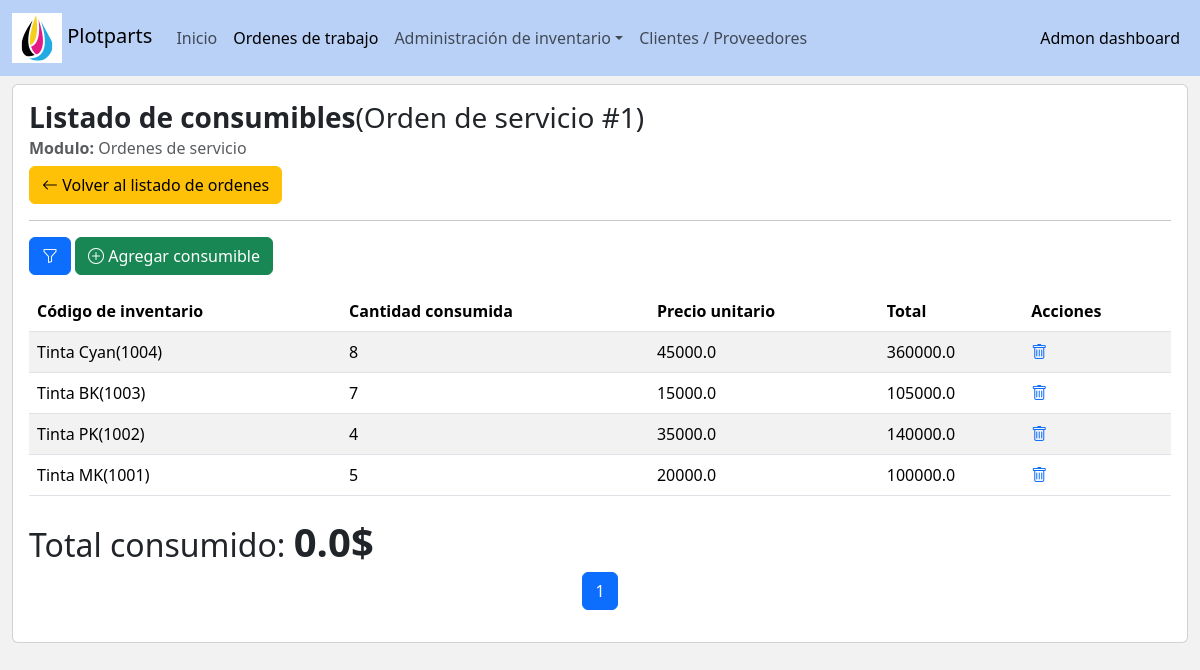
Page /service_orders/consumptionPanel/1 on the earlier database version.
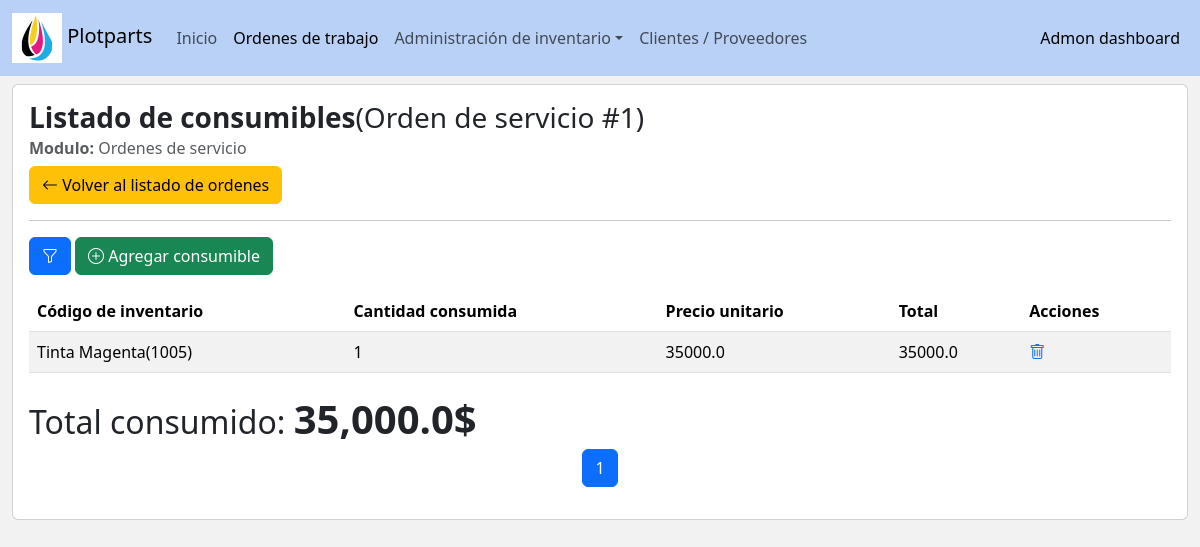
Same page on the later database version.
### service_order/models.py (models this page shows, shortened)
class ServiceOrder(models.Model):
    customer = models.ForeignKey(verbose_name='Cliente',to=Asset, on_delete=models.PROTECT)
    serial = models.CharField(verbose_name='Numero de serie', max_length=50)
    model = models.CharField(verbose_name='Modelo', max_length=50)
    flowStatus = models.IntegerField(verbose_name='Estado de la orden',choices=ServiceOrder_Flowtatus.choices, default=ServiceOrder_Flowtatus.pendingDiagnose)
    registry_comments = models.TextField(verbose_name='Observaciones iniciales', blank=False)
    diagnose_date = models.DateTimeField(verbose_name='Fecha de diagnóstico', blank=False, null=True)
    diagnose_comments = models.TextField(verbose_name='Observaciones de diagnostico', blank=False, null=True)
    repair_date = models.DateTimeField(verbose_name='Fecha de reparación', blank=False, null=True)
    repair_comments = models.TextField(verbose_name='Observaciones de reparación', blank=False, null=True)
    cancel_date = models.DateTimeField(verbose_name='Fecha de cancelación', blank=False, null=True)
    cancel_comments = models.TextField(verbose_name='Motivo de cancelación', blank=False, null=True)
    consumables_total = models.FloatField(verbose_name='Total de consumibles', default=0)
    status = models.IntegerField(verbose_name='Estado',choices=ServiceOrder_status.choices, default=ServiceOrder_status.enable)
    services_total = models.FloatField(verbose_name='Total del servicio', default=0)
    services_description = models.TextField(verbose_name='Observaciones del servicio', blank=False, null=True)
    createtime = models.DateTimeField(verbose_name='Fecha de creación', auto_now_add=True)
    updatetime = models.DateTimeField(verbose_name='Fecha de ultima actualización', auto_now=True)
    class Meta():
        verbose_name = "Order"
        verbose_name_plural = "Orders"
        ordering = ['id']

class ServiceOrderConsumption(models.Model):
    service_order = models.ForeignKey(verbose_name='Orden de servicio', to=ServiceOrder, on_delete=models.CASCADE, limit_choices_to={'flowStatus':3,'status':1})
    inventory_code = models.ForeignKey(verbose_name='Codigo de inventario', to=Inventory, on_delete=models.PROTECT, limit_choices_to={'status':1})
    quantity = models.IntegerField(verbose_name='Cantidad')
    unit_price = models.FloatField(verbose_name='Precio unitario',null=True,blank=True)
    total = models.FloatField(verbose_name='Total',null=True,blank=True)
    createtime = models.DateTimeField(verbose_name='Fecha de creación', auto_now_add=True)
    status = models.IntegerField(verbose_name='Estado',choices=ServiceOrder_status.choices, default=ServiceOrder_status.enable)
    class Meta():
        verbose_name = "Consumption"
        verbose_name_plural = "Consumptions"
        ordering = ['id']

### inventory/models.py (models this page shows)
class Inventory(models.Model):
    code = models.ForeignKey(verbose_name='Código', to=InventoryCodes, on_delete=models.PROTECT)
    available_quantity = models.IntegerField(verbose_name='Cantidad disponible', default=0, blank=True)
    extra_info = models.TextField(verbose_name='Información adicional')
    status = models.IntegerField(verbose_name='Estado',choices=Status.choices, default=Status.enable)
    createtime = models.DateTimeField(verbose_name='Fecha/hora de creación', auto_now_add=True)
    updatetime = models.DateTimeField(verbose_name='Fecha/hora de modificación', auto_now=True)
    class Meta:
        verbose_name = "Current stock"
        verbose_name_plural = "Current stocks"
        ordering = ['code']
    def __str__(self):
        return f'{str(self.code)}'

class InventoryCodes(models.Model):
    class IntentoryType(models.IntegerChoices):
        spare_part = (1,'Repuesto')
        ink = (2,'Tinta')
        other = (3,'Otro')
        __empty__ = ('-- Tipo --')
    code = models.CharField(verbose_name='Código', max_length=50, unique=True)
    name = models.CharField(verbose_name='Nombre', max_length=100)
    type = models.IntegerField(verbose_name='Tipo', choices=IntentoryType)
    supplier = models.ForeignKey(to=Asset, verbose_name='Proovedor', on_delete = models.PROTECT)
    inbound_price = models.FloatField(verbose_name='Precio venta', default=0)
    outbound_price = models.FloatField(verbose_name='Precio compra', default=0)
    extra_info = models.TextField(verbose_name='Información adicional')
    status = models.IntegerField(verbose_name='Estado',choices=Status.choices, default=Status.enable)
    createtime = models.DateTimeField(verbose_name='Fecha/hora de creación', auto_now_add=True)
    updatetime = models.DateTimeField(verbose_name='Fecha/hora de modificación', auto_now=True)
    class Meta:
        verbose_name = "Code"
        verbose_name_plural = "Codes"
        ordering = ['code']
    def __str__(self):
        return f'{self.name}({self.code})'

### service_order/views.py (the view, shortened to what this page needs)
class ServiceOrderConsumption_ListView(ListView):
    model = ServiceOrderConsumption
    template_name = 'service_order/serviceOrderConsumption_grid.html'
    context_object_name = 'serviceOrders_consumptions'
    paginate_by = 10
    extra_context = {
        'ServiceOrderConsumptionFilterForm':ServiceOrderConsumptionFilterForm
    }
    def get_queryset(self):
        queryset = ServiceOrderConsumption.objects.filter(status=1,service_order=self.kwargs.get('serviceOrder_id')).order_by('-createtime')
        return queryset
    def get_context_data(self, **kwargs):
        context = super().get_context_data(**kwargs)
        context['ServiceOrderConsumptionFilterForm'] = ServiceOrderConsumptionFilterForm(self.request.GET)
        context['ServiceOrder'] = get_object_or_404(ServiceOrder.objects.filter(flowStatus=3,status=1),pk=self.kwargs.get('serviceOrder_id'))
        context['active_link'] = 'service_orders'
        return context

### core/templatetags/utils.py (called while the page is built)
@register.filter(name='setValidationClass')
def setValidationClass(input):
    bootstrap_class = ''
    if input.help_text == 'filter_option':
        if input.errors:
            bootstrap_class = 'is-invalid'
    else:
        if (input.data != None) and (input.data != []) :
            if input.errors:
                bootstrap_class = 'is-invalid'
            else:
                bootstrap_class = 'is-valid'
    return input.as_widget(attrs={'class':'form-control '+ bootstrap_class})

### service_order/templates/service_order/serviceOrderConsumption_grid.html (shortened to what this page needs)
{% extends 'base_adminv2.html' %}
{% load utils %}
 {% load humanize %}
{% block body %}
    <div class='row'>
        <div class="col-lg-12">
            <div class="card">
                <div class="card-body">
                    <h3 class='card-title'><strong>Listado de consumibles</strong>(Orden de servicio #{{ServiceOrder.id}})</h3>
                    <h6 class="card-subtitle mb-2 text-muted"> <strong>Modulo:</strong> Ordenes de servicio</h6>
                        <a href='{% url "service_orders:grid" %}' class="btn btn-warning"><i class="bi bi-arrow-left"></i> Volver al listado de ordenes</a>
                    <hr>
                    <div class="col-12">
                        <p class="d-inline-flex gap-1">
                            <button class="btn btn-primary" type="button" data-bs-toggle="collapse" data-bs-target="#filterBox" aria-expanded="false" aria-controls="filterBox" title="Filtrar"><i class="bi bi-funnel"></i></button>
                            <a href='{% url "service_orders:AddConsumption" ServiceOrder.id  %}' class="btn btn-success"><i class="bi bi-plus-circle" title="Add"></i> Agregar consumible</a>
                        </p>
                    </div>
                    <div class="col-12">
                        <div class="table-responsive">
                            <table class="table table-striped table-hover">
                                <thead>
                                <tr>
                                    <th scope="col">Código de inventario</th>
                                    <th scope="col">Cantidad consumida</th>
                                    <th scope="col">Precio unitario</th>
                                    <th scope="col">Total</th>
                                    <th scope="col">Acciones</th>
                                </tr>
                                </thead>
                                <tbody>
                                    {% if serviceOrders_consumptions|length > 0 %}
                                        {% for row in serviceOrders_consumptions %}
                                            <tr>
                                                <td scope="row">{{row.inventory_code}}</td>
                                                <td>{{row.quantity}}</td>
                                                <td>{{row.unit_price}}</td>
                                                <td>{{row.total}}</td>
                                                <td>
                                                    <span><a href="{% url 'service_orders:DeleteConsumption' row.id %}" title='Eliminar'><i class="bi bi-trash"></i></a></span>
                                                </td>
                                            </tr>
                                        {% endfor %}
                                    {% else %}
                                    <tr>
                                        <td colspan='6' class='text-center'><span><strong>Consumibles no encontrados...</strong></span></td>
                                    </tr>
                                    {% endif %}
                                </tbody>
                            </table>
                        </div>
                    </div>
                    <div class='col-12'>
                        <span class='fs-2'>Total consumido: </span><span class='fs-1 fw-semibold'>{{ServiceOrder.consumables_total|intcomma}}$</span>
                    </div>
                    <div class="col-12">
                        <nav aria-label="Page navigation example">
                            <ul class="pagination justify-content-center">
                                <li class="page-item active"><a class="page-link" href="?page={{page_obj.number}}">{{page_obj.number}}</a></li>
                            </ul>
                        </nav>
                    </div>
                </div>
            </div>
        </div>
    </div>
{% endblock body %}

### templates/base_adminv2.html (shortened to what this page needs)
{% load static %}
<!DOCTYPE html>
<html lang="es">
<head>
    <link href="https://cdn.jsdelivr.net/npm/bootstrap@5.3.3/dist/css/bootstrap.min.css" rel="stylesheet">
    <link rel="stylesheet" href="https://cdn.jsdelivr.net/npm/bootstrap-icons@1.11.3/font/bootstrap-icons.min.css">
</head>
<body>
    <nav class="navbar navbar-expand-lg" style="background-color:rgba(13, 110, 253, 0.25);" id='mainMenu'>
        <div class="container-fluid">
            <div class="collapse navbar-collapse" id="navBarToggle">
                <a class="navbar-brand" href="{% url 'core:index' %}">
                    <img src="{% static 'img/ploparts_logo.png' %}" class='img-fluid' alt="">
                    <span>Plotparts</span>
                </a>
                <ul class="navbar-nav me-auto mb-2 mb-lg-0">
                    <li class="nav-item">
                        <a class='nav-link {% if active_link == "index" %}active{% endif %}' href="{% url 'core:index' %}">Inicio</a>
                    </li>
                      <li class="nav-item">
                        <a class='nav-link {% if active_link == "service_orders" %}active{% endif %}' href="{% url 'service_orders:grid' %}">Ordenes de trabajo</a>
                    </li>
                      <li class="nav-item dropdown">
                        <a class='nav-link dropdown-toggle {% if dropdown_menu %}active{% endif %}' href="#" role="button" data-bs-toggle="dropdown" >Administración de inventario</a>
                    </li>
                    <li class="nav-item">
                        <a class='nav-link {% if active_link == "assets" %}active{% endif %}' href="{% url 'assets:grid' %}">Clientes / Proveedores</a>
                    </li>
                </ul>
                <div class='d-flex'>
                    <ul class="navbar-nav me-auto mb-2 mb-lg-0">
                        <li class="nav-item">
                            <a class="nav-link active" aria-current="page" href="#">Admon dashboard</a>
                        </li>
                    </ul>
                </div>
            </div>
        </div>
    </nav>
    <div class="container-fluid mt-2">
        {% block body %}
        {% endblock body %}
    </div>
</body>
</html>

### templates/base_adminv2.html (style rules this page uses)
body { background-color:#f2f2f2; }

Differences in the rows shown:
removed ServiceOrderConsumption: inventory_code "Tinta Cyan(1004)", quantity "8", unit_price "45000.0", total "360000.0"
removed ServiceOrderConsumption: inventory_code "Tinta BK(1003)", quantity "7", unit_price "15000.0", total "105000.0"
removed ServiceOrderConsumption: inventory_code "Tinta PK(1002)", quantity "4", unit_price "35000.0", total "140000.0"
removed ServiceOrderConsumption: inventory_code "Tinta MK(1001)", quantity "5", unit_price "20000.0", total "100000.0"
changed ServiceOrder id 1: consumables_total "0.0" → "35,000.0"
added ServiceOrderConsumption: inventory_code "Tinta Magenta(1005)", quantity "1", unit_price "35000.0", total "35000.0"
